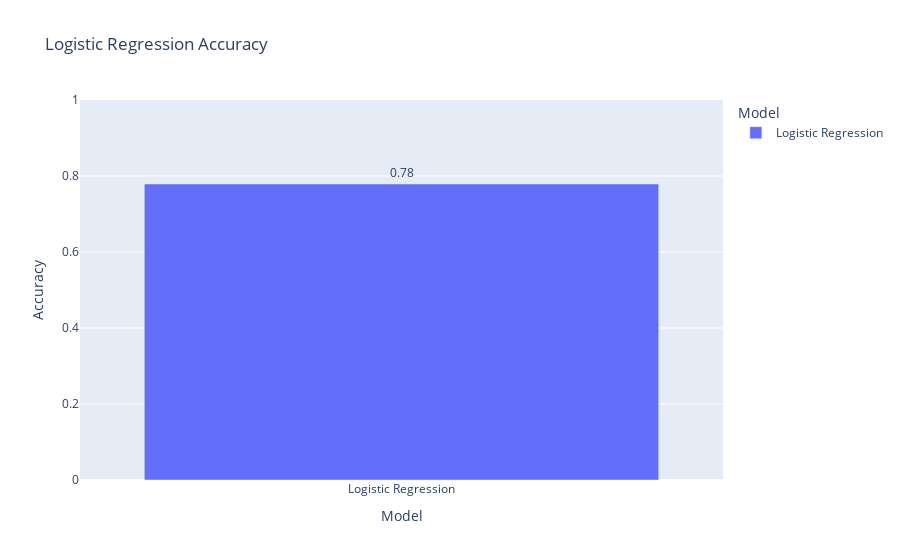

This figure's notebook cell:
### Markdown cell above
# 2. Logistic Regression Accuracy Plot

### Code cell
df_logistic = pd.DataFrame({'Model': ['Logistic Regression'], 'Accuracy': [Logistic_Accuracy]})

fig = px.bar(df_logistic, x='Model', y='Accuracy',
             title='Logistic Regression Accuracy',
             color='Model', text='Accuracy')

fig.update_traces(texttemplate='%{text:.2f}', textposition='outside')
fig.update_layout(yaxis_range=[0, 1], yaxis_title='Accuracy')
fig.show()

### Figure 1 — Plotly figure (JSON) as saved in the notebook; plotly's stock layout.template omitted (floating-point values rounded to 4 significant figures)
{"data": [{"hovertemplate": "Model=%{x}<br>Accuracy=%{text}<extra></extra>", "legendgroup": "Logistic Regression", "marker": {"color": "#636efa", "pattern": {"shape": ""}}, "name": "Logistic Regression", "orientation": "v", "showlegend": true, "text": [0.779], "textposition": "outside", "texttemplate": "%{text:.2f}", "type": "bar", "x": ["Logistic Regression"], "xaxis": "x", "y": [0.779], "yaxis": "y"}], "layout": {"barmode": "relative", "legend": {"title": {"text": "Model"}, "tracegroupgap": 0}, "title": {"text": "Logistic Regression Accuracy"}, "xaxis": {"anchor": "y", "categoryarray": ["Logistic Regression"], "categoryorder": "array", "domain": [0, 1], "title": {"text": "Model"}}, "yaxis": {"anchor": "x", "domain": [0, 1], "range": [0, 1], "title": {"text": "Accuracy"}}}}
